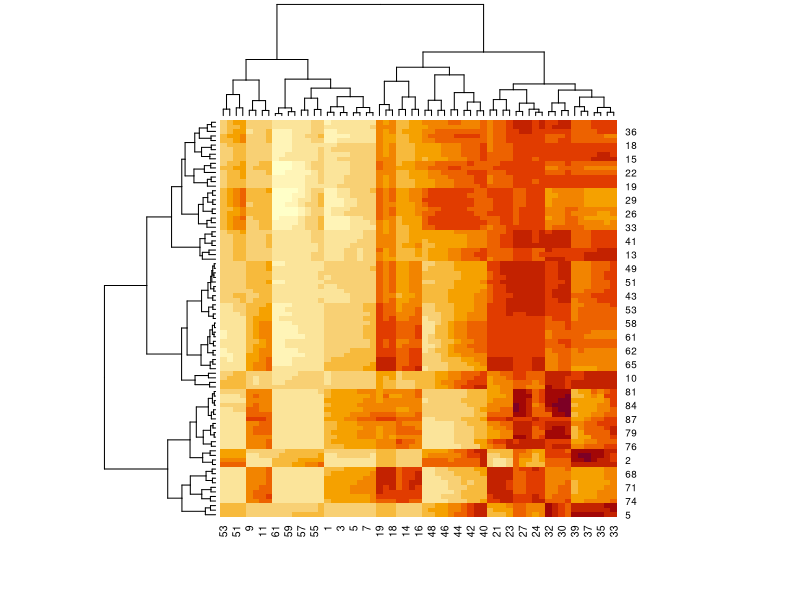

Source code (R): (Note: this script raises an error after producing the figure.)
3+5
3-5
3*5
3/5
3^5
#开方
sqrt(9)
#绝对值
abs(-3)
#log
log2(8)
log10(100)
#画图
heatmap(volcano)
#报错
x 
#警告
c(1,3,5)>c(2,4,6)
#没有反应
a=3+5
print(a)

#对象名字
xyz <- 1
xyz
hours.per.day <- 24
hours.per.day

#对象类型
A <- "hubei University of Medicine"
A

#逻辑对象
3*3 == 3^2
3*2 == 3^2

3*3 == 3^2 & 3*2 == 3^2

#工作空间
ls()

#查看当前工作目录
getwd()

#设定当前工作目录
setwd("D:/LearnR/day2")
getwd()

